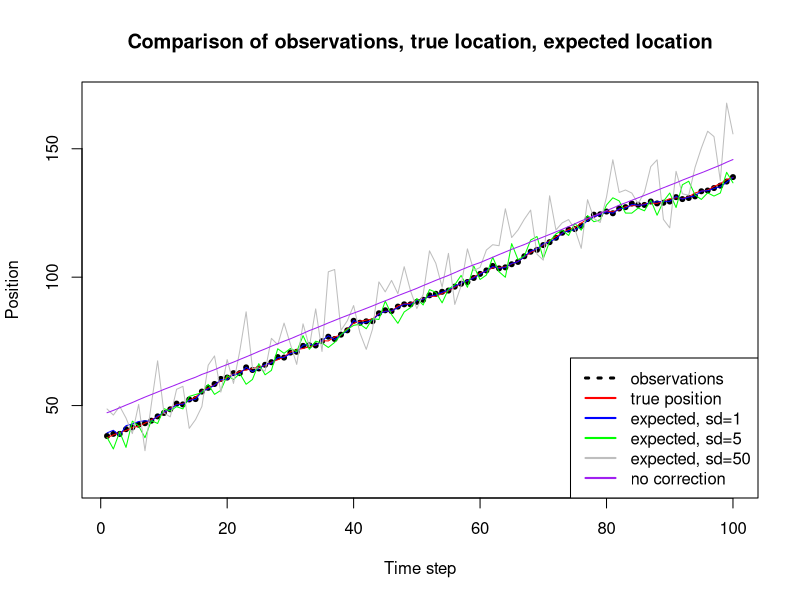

This chart was generated by the following R code:
# Advanced machine learning

#Lab 3


#1
set.seed(987654321)
timestep <- 100
num_particles <- 100

transition_model <- function(initial_model, timestep){
  z_current <- vector(length=timestep)
  z_current[1] <- initial_model # initial model
  for(i in 1:(timestep+1)){
   z_current[i+1] <- (rnorm(n=1, mean=z_current[i], sd=1) + rnorm(n=1, mean=z_current[i]+1, sd=1) +rnorm(n=1, mean=z_current[i]+2, sd=1))/3
  }
  z_current[2:(timestep+1)]
}

z_states <- transition_model(runif(1,0,100), timestep)

emission_prob <- function(z, sd){
  (rnorm(n=1, mean=z, sd=sd) + rnorm(n=1, mean=z-1, sd=sd) + rnorm(n=1, mean=z+1, sd=sd))/3
}

emission_model <- function(timestep, z_states, sd=1){
  x_current <- vector(length=timestep)
  for(i in 1:timestep){
    x_current[i]<- emission_prob(z=z_states[i], sd=sd)
      #(rnorm(n=1, mean=z_states[i], sd=sd) + rnorm(n=1, mean=z_states[i]-1, sd=sd) + rnorm(n=1, mean=z_states[i]+1, sd=sd))/3
  }
  x_current
}


x_obs <- emission_model(timestep, z_states)


particle_filter <- function(x_obs, z_states, num_particles, timestep, sd, correction=TRUE){
  Z_bar <- matrix(ncol=num_particles, nrow=timestep+1) #particles -prediction
  #initialization
  Z_bar[1,] <- runif(num_particles, 0, 100) #Z0
  Z <- matrix(ncol=num_particles, nrow=timestep) #particles -correction
  w <- matrix(ncol = num_particles, nrow=timestep) #importance weights
  for(i in 1:timestep){
    for(j in 1:num_particles){
      Z_bar[i+1,j] <- transition_model(Z_bar[i,j],1) #transition?
      w[i,j] <- dnorm(x_obs[i], Z_bar[i+1,j], sd) #emission model
    }
    if(correction){
      for(k in 1:num_particles){
        Z[i,k] <- sample(Z_bar[i+1,], size=1, prob=w[i,])
      }
    }
  }
  return(list("Z_bar"=Z_bar[-1,], "Z"=Z))
}

particles1<-particle_filter(x_obs, z_states, num_particles, timestep, sd=1)
exp_location <- rowMeans(particles1$Z)


#2

#sd=5 in emission
x_obs2 <- emission_model(timestep, z_states, sd = 5)
particles2 <- particle_filter(x_obs2, z_states, num_particles, timestep, sd=5)
exp_location2 <- rowMeans(particles2$Z)

#sd=50 in emission
x_obs3 <- emission_model(timestep, z_states, sd = 50)
particles3 <- particle_filter(x_obs3, z_states, num_particles, timestep, sd=50)
exp_location3 <- rowMeans(particles3$Z)


#3

particles4 <- particle_filter(x_obs, z_states, num_particles, timestep, sd=1, correction = FALSE)
exp_location4 <- rowMeans(particles4$Z_bar)


### Comparison of Questions 1,2,3:

what_time <- c(1, timestep*0.25, 0.75*timestep, timestep)
comp_location <- matrix(ncol = length(what_time), nrow=5)
comp_location[1,]<-z_states[what_time]
comp_location[2,]<-exp_location[what_time]
comp_location[3,]<-exp_location2[what_time]
comp_location[4,]<-exp_location3[what_time]
comp_location[5,]<-exp_location4[what_time]
colnames(comp_location) <- what_time
rownames(comp_location) <- c("True", "exp1", "exp2", "exp3", "exp4")


plot(x_obs, pch=20, ylab="Position", xlab="Time step", 
     main="Comparison of observations, true location, expected location", ylim = c(20,170))
lines(z_states, col="red")
lines(exp_location, col="blue")
lines(exp_location2, col="green")
lines(exp_location3, col="grey")
lines(exp_location4, col="purple")
legend("bottomright",c("observations","true position","expected, sd=1","expected, sd=5","expected, sd=50","no correction"),
       col = c("black","red","blue","green","grey","purple"), lty = c(3, 1, 1, 1, 1, 1), lwd=c(3, rep(2,5)))
